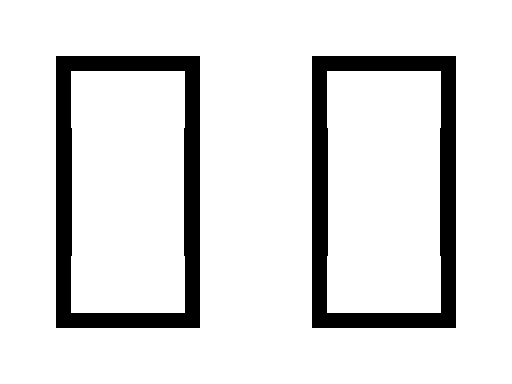

Below is a game level as drawn by its tile map, then a one-line description and the .tmx file that defines it, in full:
An orthogonal 4x3 tile map with 128x128 px tiles, 1 tile layer (Tile Layer 1).

<map version="1.2" tiledversion="1.3.4" orientation="orthogonal" renderorder="right-down" width="4" height="3" tilewidth="128" tileheight="128" infinite="0" nextlayerid="2" nextobjectid="1">
 <tileset firstgid="1" name="g1" tilewidth="128" tileheight="128" tilecount="15" columns="0">
  <grid orientation="orthogonal" width="1" height="1" />
  <tile id="0">
   <image width="128" height="128" source="../tileset/0.bmp" />
  </tile>
  <tile id="1">
   <image width="128" height="128" source="../tileset/1.bmp" />
  </tile>
  <tile id="2">
   <image width="128" height="128" source="../tileset/2.bmp" />
  </tile>
  <tile id="3">
   <image width="128" height="128" source="../tileset/3.bmp" />
  </tile>
  <tile id="4">
   <image width="128" height="128" source="../tileset/4.bmp" />
  </tile>
  <tile id="5">
   <image width="128" height="128" source="../tileset/5.bmp" />
  </tile>
  <tile id="6">
   <image width="128" height="128" source="../tileset/6.bmp" />
  </tile>
  <tile id="7">
   <image width="128" height="128" source="../tileset/7.bmp" />
  </tile>
  <tile id="8">
   <image width="128" height="128" source="../tileset/8.bmp" />
  </tile>
  <tile id="9">
   <image width="128" height="128" source="../tileset/9.bmp" />
  </tile>
  <tile id="10">
   <image width="128" height="128" source="../tileset/10.bmp" />
  </tile>
  <tile id="11">
   <image width="128" height="128" source="../tileset/11.bmp" />
  </tile>
  <tile id="12">
   <image width="128" height="128" source="../tileset/12.bmp" />
  </tile>
  <tile id="13">
   <image width="128" height="128" source="../tileset/13.bmp" />
  </tile>
  <tile id="14">
   <image width="128" height="128" source="../tileset/14.bmp" />
  </tile>
 </tileset>
 <layer id="1" name="Tile Layer 1" width="4" height="3">
  <data encoding="csv">
8,9,8,9,
5,5,5,5,
7,10,7,10
</data>
 </layer>
</map>
